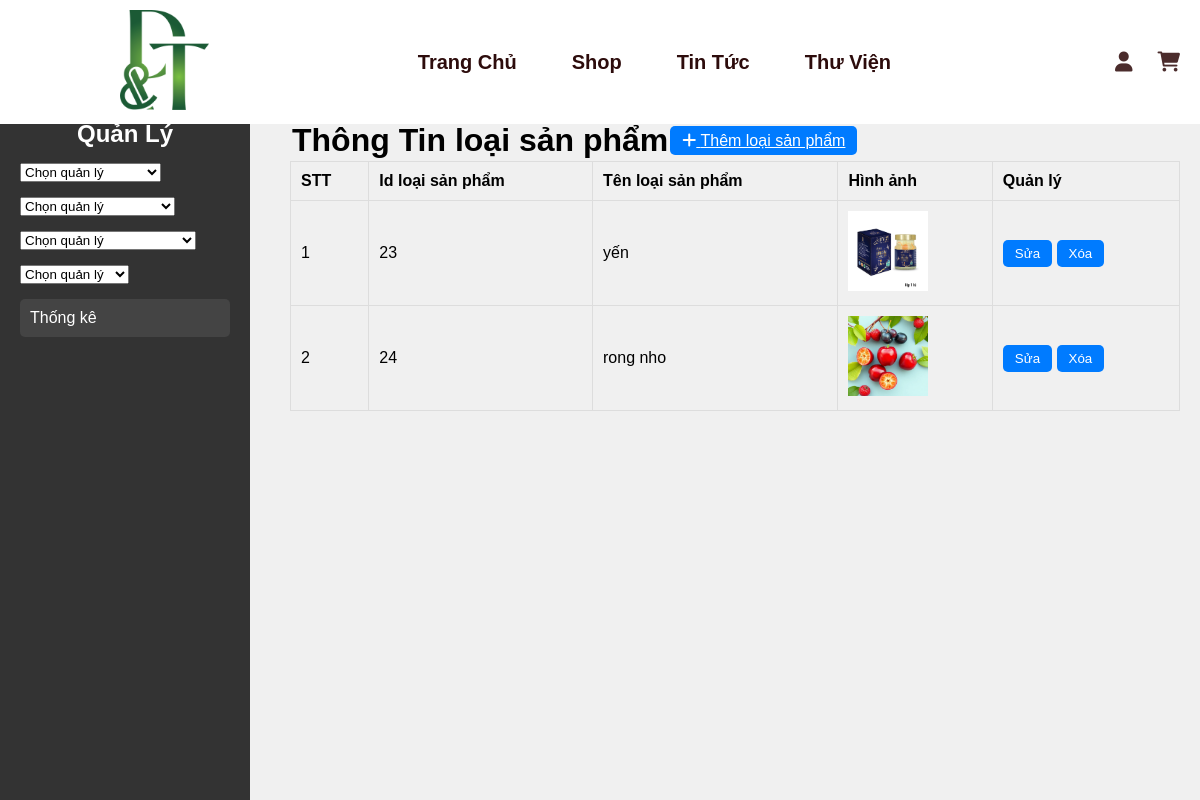
The page /Quanly/loaisp.php on the database its author committed.
### tables this page shows
CREATE TABLE `type` (
  `type_id` int(5) NOT NULL,
  `type_name` varchar(50) NOT NULL,
  `type_img` varchar(50) NOT NULL
);

### Quanly/loaisp.php (the view, shortened to what this page needs)
<?php
include '../Thanhgiaodien/header.php';
include '../database/connect.php';
$query = "SELECT * FROM type";
$result = mysqli_query($conn, $query);
?>
<head>
    <link rel="stylesheet" href="../csspage/manage.css">
</head>
<body>
    <div class="container">
        <div class="sidebar">
            <h2>Quản Lý</h2>
            <ul>
                <?php
                include 'sidebar.php';
                ?>
            </ul>
        </div>
        <div class="main-content">
            <table>
                <tr>
                    <td colspan="4">
                        <h1 class="h2">Thông Tin loại sản phẩm</h1>
                    </td>
                    <td colspan="2">
                        <a class="btn" href="themlsp.php"><i class="fas fa-plus"></i> Thêm loại sản phẩm</a>
                    </td>
                </tr>
            </table>
            <table class="table">
                <thead>
                    <tr>
                        <th>STT</th>
                        <th>Id loại sản phẩm</th>
                        <th>Tên loại sản phẩm</th>
                        <th>Hình ảnh</th>
                        <th>Quản lý</th>
                    </tr>
                </thead>
                <tbody>
                    <?php
                    $count = 1;
                    if (mysqli_num_rows($result) > 0) {
                        while ($row = mysqli_fetch_assoc($result)) { ?>
                            <tr>
                                <td><?= $count++ ?></td>
                                <td><?= $row['type_id'] ?></td>
                                <td><?= $row['type_name'] ?></td>
                                <td><img src="../anh/<?= $row['type_img'] ?>" alt="Product Image" width="80" height="80"></td>
                                <td>
                                    <button class="btn">
                                        <a href="sualoaisp.php?id=<?= $row['type_id'] ?>"
                                            style="text-decoration:none; color:inherit;">Sửa</a>
                                    </button>
                                    <button class="btn">
                                        <a onclick="return Delete('<?= $row['type_name']; ?>')"
                                            href="xoaloaisp.php?id=<?= $row['type_id']; ?>"
                                            style="text-decoration:none; color:inherit;">Xóa</a>
                                    </button>
                                </td>
                            </tr>
                    <?php }
                    } else {
                        echo "<tr>
                    <td colspan='5'>Không có sản phẩm nào</td>
                    </tr>";
                    } ?>
                </tbody>
            </table>
        </div>
    </div>
</body>
</html>

### csspage/head.css (style rules this page uses)
* { margin: 0; padding: 0; box-sizing: border-box; }
body { background-color: rgb(255, 255, 255); }

### csspage/manage.css (style rules this page uses)
body { position: relative; top: 30px; font-family: Arial, sans-serif; background-color: #f0f0f0; margin: 0; padding: 0; }
.container { display: flex; margin-top: 70px; }
.sidebar { width: 250px; background-color: #333; color: white; padding: 20px; height: 700px; position: fixed; top: 100px; left: 0; }
.sidebar h2 { color: white; text-align: center; }
.sidebar ul { list-style: none; padding: 0; }
.main-content { margin-left: 270px; width: calc(100% - 270px); padding: 20px; }
.table { width: 100%; border-collapse: collapse; }
.table th, .table td { border: 1px solid #ddd; padding: 10px; text-align: left; }
.table th { background-color: #f0f0f0; }
.btn { padding: 6px 12px; background-color: #007bff; color: white; border: none; border-radius: 5px; cursor: pointer; transition: background-color 0.3s ease; }

### rows shown on the page
type: type_id "23", type_name "yến", type_img (picture)
type: type_id "24", type_name "rong nho", type_img (picture)
